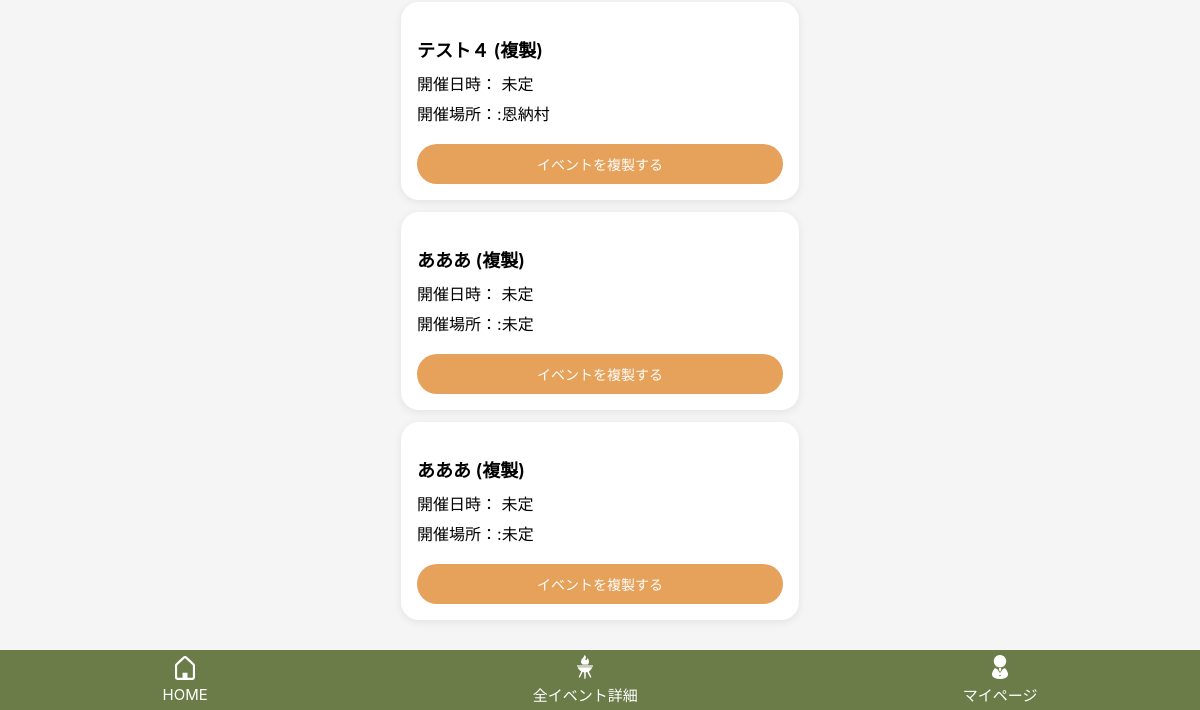
The page /events/ (signed in, lower part) on the database as committed earlier.
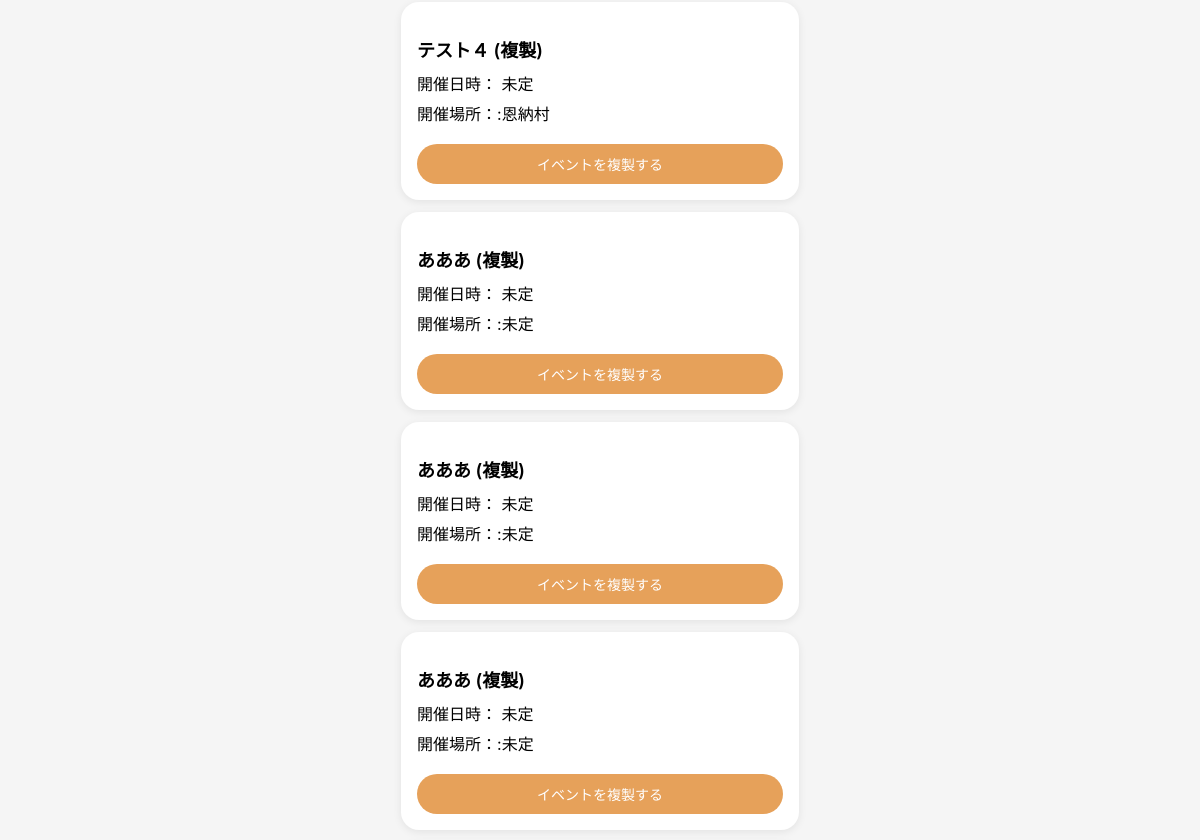
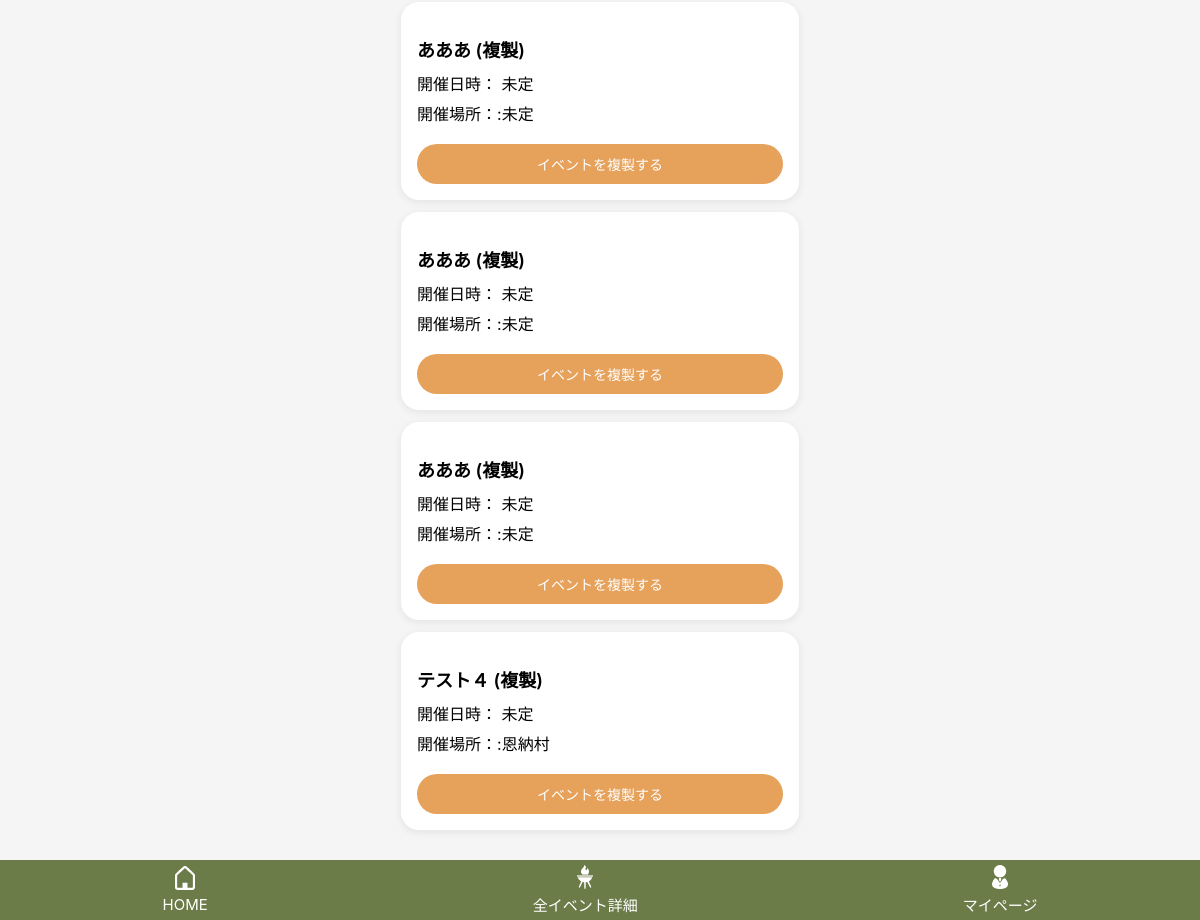
The same page on the database as committed later (2 pictures, top to bottom).
### bbq_app/models.py (models this page shows, shortened)
class Event(models.Model):
    user = models.ForeignKey(settings.AUTH_USER_MODEL, on_delete=models.CASCADE, related_name="events")
    name = models.CharField("イベント名", max_length=30)
    held_at = models.DateTimeField("開催日時", null=True, blank=True)
    location = models.CharField("開催場所", max_length=50, blank=True)
    created_at = models.DateTimeField("作成日時", auto_now_add=True)
    updated_at = models.DateTimeField("更新日時", auto_now=True)

### bbq_app/views.py (the view)
# urls.py: path("events/", views.event_list, name="event_list"),
@login_required
def event_list(request):
    status = request.GET.get("status", "upcoming")
    sort =request.GET.get("sort", "held_at_asc")
    now = timezone.now()
    qs = Event.objects.filter(user=request.user)
    if status == "past":
        events = qs.filter(held_at__lt=now)
    else:
        events = qs.filter(Q(held_at__gte=now) | Q(held_at__isnull=True))
    if sort == "held_at_desc":
        events = events.order_by("-held_at")
    elif sort == "created_desc":
        events = events.order_by("-created_at")
    else:
        sort = "held_at_asc"
        events =events.order_by("held_at")
    return render(request, "bbq_app/event_list.html",{"events":events,"status":status,"sort":sort})

### bbq_app/templates/bbq_app/event_list.html (shortened to what this page needs)
{% extends "bbq_app/base.html" %}
{% block content %}
<div class="event-card-list">
    {% for event in events %}
        <div class="event-list-card">
            <a href="{% url 'item_edit' event.id %}" class="event-list-card__link">
                <p class="event-list-card__title">{{ event.name }}</p>
                <p class="event-list-card__text">
                    開催日時：
                    {% if event.held_at %}
                        {{ event.held_at|date:"Y年m月d日 H:i" }}
                    {% else %}
                        未定
                    {% endif %}
                </p>
                <p class="event-list-card__text">
                    開催場所：:{{ event.location|default:"未定"}}
                </p>
            </a>
            <button type="button" class="event-list-card__duplicate-btn"
                    onclick="openDuplicateModal({{ event.id }}); return false;">
                イベントを複製する
            </button>
        </div>
    {% empty %}
        <p class="event-list-empty">イベントがありません</p>
    {% endfor %}
</div>
{% endblock %}

Rows that differ between the two databases and show on the page:
added Event: name "あああ (複製)", shows "未定", location "未定"
added Event: name "あああ (複製)", shows "未定", location "未定"
added Event: name "あああ (複製)", shows "未定", location "未定"
added Event: name "あああ (複製)", shows "未定", location "未定"
added Event: name "テスト４ (複製)", shows "未定", location "恩納村"
